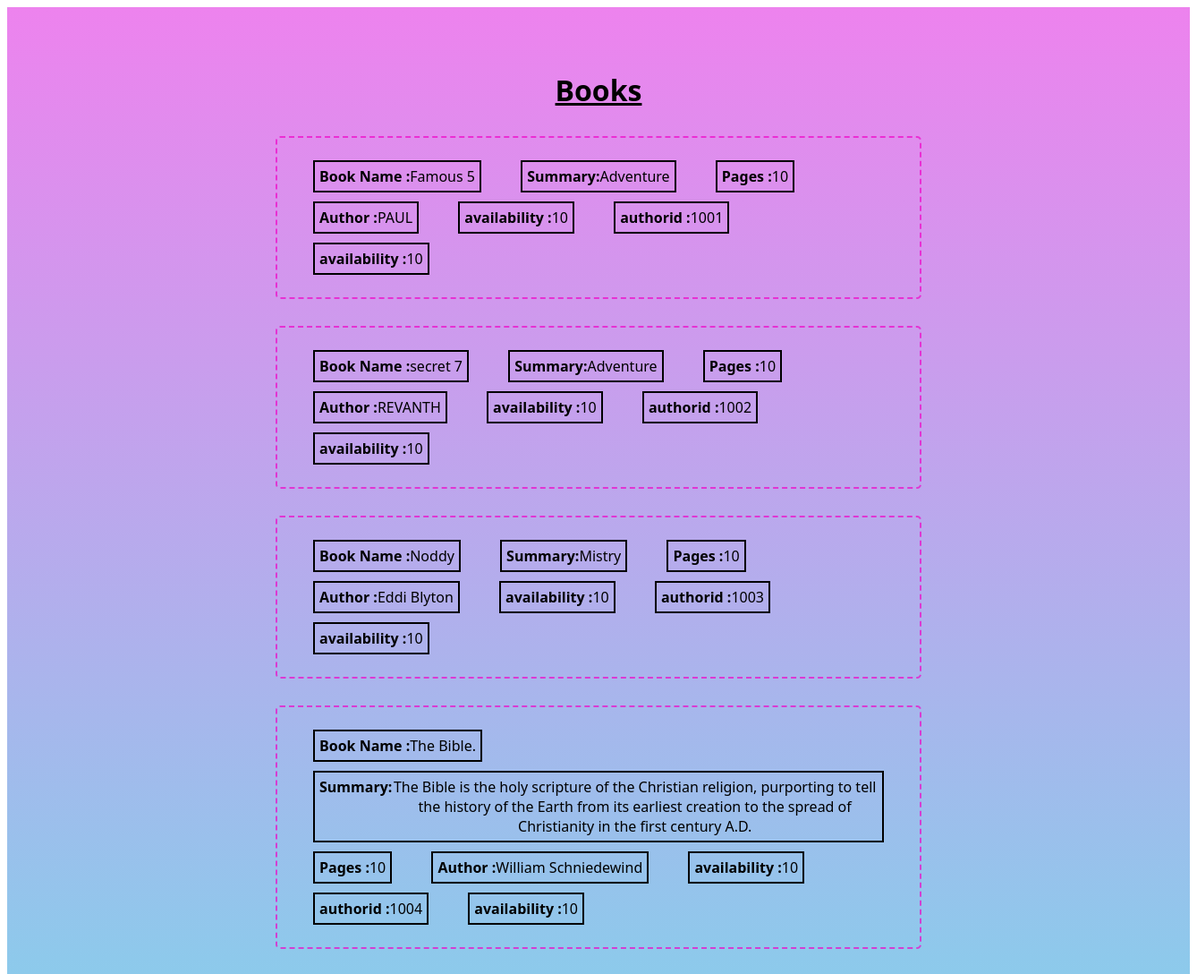
The page /books/ on the database its author committed.
### app/models.py (models this page shows)
class Books(models.Model):
    title = models.CharField(max_length = 80)
    summary = models.TextField(max_length=2000)
    pages = models.CharField(max_length=80)
    availability = models.IntegerField(default=0)
    author = models.CharField(max_length=80)
    author_id = models.IntegerField(default=0)

### app/views.py (the view)
# urls.py: path('books/', views.books, name= 'index'),
def books(request):
    books = models.Books.objects.all().values()
    cont ={
        "books":books
    }
    return render(request, 'index.html',cont)

### app/templates/index.html
{% extends 'base.html' %}
{% block start %}
<div class="container">
    <h1 id="bk">Books</h1>
    {% for book in books %}
    <div class="book">
    <span id="b"><strong>Book Name : </strong>{{ book.title }}</span>
    <span id="b"><strong>Summary: </strong>{{ book.summary }}</span>
    <span id="b"><strong>Pages : </strong>{{ book.pages }}</span>
    <span id="b"><strong>Author : </strong>{{ book.author }}</span>
    <span id="b"><strong>availability : </strong>{{ book.availability }}</span>
    <span id="b"><strong>authorid : </strong>{{ book.author_id }}</span>
    <span id="b"><strong>availability : </strong>{{ book.availability }}</span>
    </div>
    {% endfor %}
</div>
{% endblock %}

### app/templates/base.html (shortened to what this page needs)
<!DOCTYPE html>
<html lang="en">
<head>
    {% load static %}
    <link rel="stylesheet" href="{% static 'style.css' %}">
</head>
<body>
    {% block start %}
    {% endblock %}
</body>
</html>

### app/static/style.css (style rules this page uses)
* { font-family: system-ui, -apple-system, BlinkMacSystemFont, 'Segoe UI', Roboto, Oxygen, Ubuntu, Cantarell, 'Open Sans', 'Helvetica Neue', sans-serif; }
.container { min-width: 720px; background: linear-gradient(violet, skyblue) fixed; margin: 0px 0px; padding: 50px 300px; scroll-behavior: smooth; scrollbar-width: 20px; }
#bk { text-align: center; text-decoration: underline; }
.book #b { cursor: default; margin: 5px 20px; padding: 5px; border: 2px solid black; display: inline-flex; text-align: center; }
.book { padding: 20px; align-content: center; margin: 30px 0px; border: 2px dashed rgba(240, 1, 200, 0.678); border-radius: 5px; }

### rows shown on the page
Books: title "Famous 5", summary "Adventure", pages "10", author "PAUL", availability "10", author_id "1001"
Books: title "secret 7", summary "Adventure", pages "10", author "REVANTH", availability "10", author_id "1002"
Books: title "Noddy", summary "Mistry", pages "10", author "Eddi Blyton", availability "10", author_id "1003"
Books: title "The Bible.", summary "The Bible is the holy scripture of the Christian religion, purporting to tell the history of the Earth from its earliest creation to the spread of Christianity in the first century A.D.", pages "10", author "William Schniedewind", availability "10", author_id "1004"
